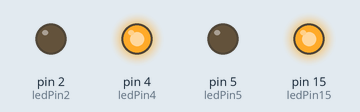
Simulated run of this sketch. Board: Arduino Uno, built with avr-gcc and run on an emulated ATmega328P. Parts: output pins drawn as LEDs (lit = HIGH).

Above: at 0.1 s.
Timing chart, 0 to 1.6 s (numbered marks = the images above):
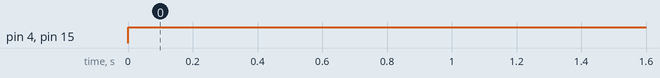

The sketch:

arduino_code.ino
```cpp
// Define the LED pins
const int ledPin15 = 15;
const int ledPin2 = 2;
const int ledPin4 = 4;
const int ledPin5 = 5;

void setup() {
  // Set the LED pins as output
  pinMode(ledPin15, OUTPUT);
  pinMode(ledPin2, OUTPUT);
  pinMode(ledPin4, OUTPUT);
  pinMode(ledPin5, OUTPUT);
  //digitalWrite(ledPin15, 1);
  //digitalWrite(ledPin2, 1);
  //digitalWrite(ledPin4, 0);
  //digitalWrite(ledPin5, 0);
}

void loop() {
  // Set the brightness to 25% (64 out of 255)
  digitalWrite(ledPin15, HIGH);
  digitalWrite(ledPin2, LOW);
  digitalWrite(ledPin4, HIGH);
  digitalWrite(ledPin5, LOW);

  delay(10000); // Wait for 10 seconds to observe the dimming level
}
```

Measured:
- by itself, pin 4 (ledPin4), pin 15 (ledPin15): LOW → HIGH at 0.00 s
